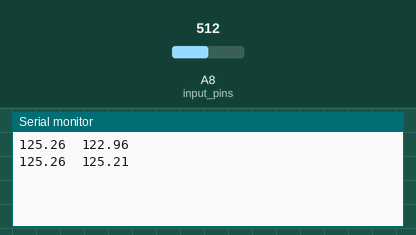
Simulated run of this sketch. Board: Arduino Mega 2560, built with avr-gcc and run on an emulated ATmega2560. On the bench: the last lines printed to the serial monitor. The inputs (shaded band) are chosen by the test bench; at power-on: A8 (input_pins) = 512.

Above: at 1.2 s.
1.3 s: A8 (input_pins) set to 716
At 1.63 s:
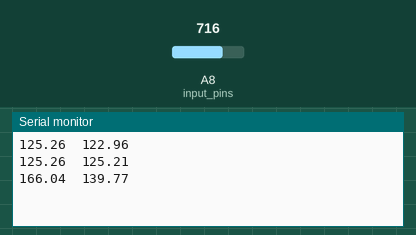
2.8 s: A8 (input_pins) set to 900
At 2.98 s:
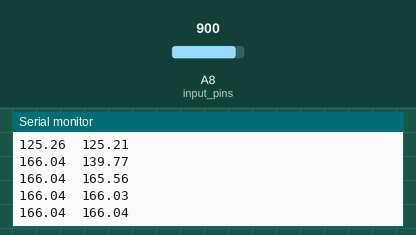
Timing chart, 0 to 5.8 s (numbered marks = the images above; inputs shaded):
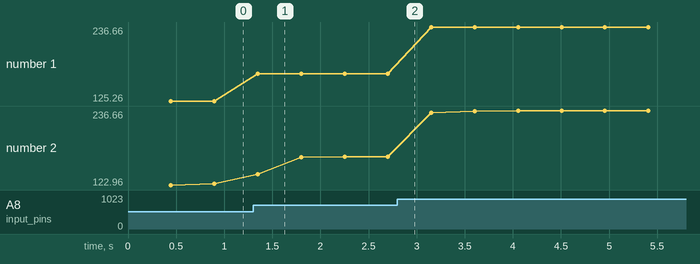

The sketch:

NTCs_Moving_Average_to_Serial.ino
```cpp
/*
  NTC - Temperature - Serial Output - Exponential Moving Average
  Based on the example script AnalogReadSerial

  For help with the
  Analog input pins: http://arduino.cc/en/Tutorial/AnalogInputPins
  Serial connection: http://arduino.cc/en/Reference/Serial
  Serial Realtime Plot: http://www.blendedtechnologies.com/realtime-plot-of-arduino-serial-data-using-python
  Easy example for exponential moving average: http://forums.adafruit.com/viewtopic.php?p=57826#p57826
*/

#include <math.h>

// enumarating 3 major temperature scales
enum {
  T_KELVIN=0,
  T_CELSIUS,
  T_FAHRENHEIT
};

#define BAUD 115200 // baud rate of serial port
#define INPUT_PIN 8 // NTC connected to analog input #8
#define R_BALANCE 470.0f // The balance resistance
#define NUM_ANALOG_PINS 1 // Set the number of analog input pins
// manufacturer data for the thermistor
#define EPCOS_G1550_10k 3625.0f,298.15f,10000.0f  // B,T0,R0

int i, j;
//int input_pins[NUM_ANALOG_PINS] = {A0, A1, A2, A3, A4, A5};  // the analog input pins to read
int input_pins[NUM_ANALOG_PINS] = {A8};  // the analog input pins to read
float input[NUM_ANALOG_PINS] = {0.}; // where the input is being written to
float ema[NUM_ANALOG_PINS] = {0.}; // where the exp moving average is being stored
char* sep = "\t";  // separating the values in the output lines
float output_frequency = 2.; // Output frequency in Hertz
int output_every_x_values = 100; // Size of the moving average samples
int moving_average_samples = 50;
float weight;
int delay_time;

float Temperature(int AnalogInputNumber,int OutputUnit,float B,float T0,float R0,float R_Balance) {
  // Temperature function outputs float, the actual temperature
  // Temperature function inputs
  // 1.AnalogInputNumber - analog input to read from
  // 2.OuputUnit - output in celsius, kelvin or fahrenheit
  // 3.Thermistor B parameter - found in datasheet
  // 4.Manufacturer T0 parameter - found in datasheet (kelvin)
  // 5. Manufacturer R0 parameter - found in datasheet (ohms)
  // 6. Your balance resistor resistance in ohms
  float R,T;

  R = (1023.0f*R_Balance/float(analogRead(AnalogInputNumber))) - R_Balance;
  T = 1.0f/(1.0f/T0+(1.0f/B)*log(R/R0));

  switch(OutputUnit) {
    case T_CELSIUS :
      T-=273.15f;
      break;
    case T_FAHRENHEIT :
      T=9.0f*(T-273.15f)/5.0f+32.0f;
      break;
    default:
      break;
  };
  return T;
}


// the setup routine runs once when you press reset:
void setup() {
  // Setting the loop to zero:
  i = 0;
  delay_time = 1000/(output_frequency*output_every_x_values) - 1; // we substract a couple of ms (as the execution takes time too).
  weight = 2./(1.+float(moving_average_samples)); // we multiply the output_every_x_values by two to have more overlap with the previous output
  // initialize serial communication at BAUD bits per second:
  Serial.begin(BAUD);
  // Setup the analog reference:
  analogReference(DEFAULT);
  //  DEFAULT: the default analog reference of 5 volts (on 5V Arduino boards) or 3.3 volts (on 3.3V Arduino boards)
  //  INTERNAL: an built-in reference, equal to 1.1 volts on the ATmega168 or ATmega328 and 2.56 volts on the ATmega8 (not available on the Arduino Mega)
  //  INTERNAL1V1: a built-in 1.1V reference (Arduino Mega only)
  //  INTERNAL2V56: a built-in 2.56V reference (Arduino Mega only)
  //  EXTERNAL: the voltage applied to the AREF pin (0 to 5V only) is used as the reference.
}

// the loop routine runs over and over again forever:
void loop() {
  i += 1;
  // read the inputs
  for (j = 0; j < NUM_ANALOG_PINS; j += 1) {
    input[j] = Temperature(input_pins[j],T_CELSIUS,EPCOS_G1550_10k,R_BALANCE);
    // Calculate the exponential moving average:
    ema[j] = (input[j] - ema[j]) * weight + ema[j];
  }
  if (i % output_every_x_values == 0)
  {
    // print the input
    for (j = 0; j < NUM_ANALOG_PINS; j += 1) {
      Serial.print(input[j]);
      Serial.print(sep);
    }
    // print the ema
    for (j = 0; j < NUM_ANALOG_PINS; j += 1) {
      Serial.print(ema[j]);
      Serial.print(sep);
    }
    Serial.println("");
  }

  delay(delay_time);        // delay (in ms) in between reads
}
```

Measured:
- after the input at 1.3 s, the serial monitor: prints a new line after 0.05 s (image 1)
- plotted number 1: 125.26 → 166.04 after the input at 1.3 s, 166.04 → 236.66 after the input at 2.8 s
- plotted number 2: 125.21 → 166.04 after the input at 1.3 s, 166.04 → 236.66 after the input at 2.8 s
